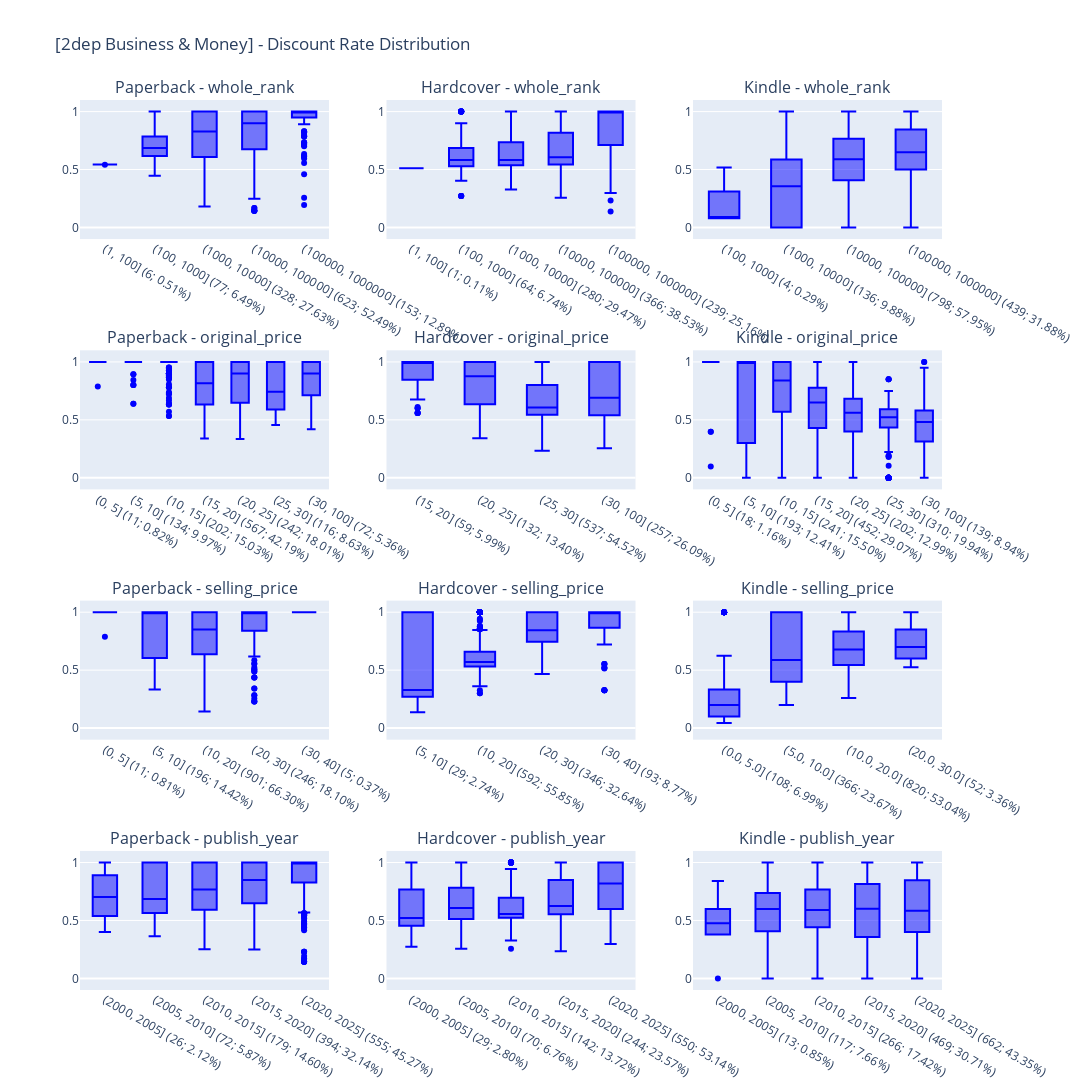

Source (notebook cell):
### Code cell
import pandas as pd
import plotly.graph_objects as go
from plotly.subplots import make_subplots

# 給定的變量和數據框架
publishers = ["HarperCollins", "Little, Brown and Company", "Tor Books", "Doubleday", "Bloomsbury Publishing"]
formats = ["Paperback", "Hardcover", "Kindle"]
features = ["category_rank", "whole_rank", "original_price", "publish_year"]
bins_ranges = {
    "whole_rank": [1, 100, 1000, 10000, 100000, 1000000, 10000000, 100000000],
    "original_price": [0, 5, 10, 15, 20, 25, 30, 100],
    "selling_price": [0, 5, 10, 20, 30, 40, 100],
    "publish_year": [0, 1990, 1995, 2000, 2005, 2010, 2015, 2020, 2025],
}


# 新的plot_pattern函數
def plot_pattern(data: pd.DataFrame, data_name: str):
    # 定義4行3列，每列表示一個格式，每行表示不同的特性
    fig = make_subplots(rows=4, cols=3, subplot_titles=[f"{format} - {feature}" for feature in ["whole_rank", "original_price", "selling_price", "publish_year"] for format in formats])

    col = 1
    for format in formats:
        row = 1
        data_format = data[data["format"] == format]
        for feature in ["whole_rank", "original_price", "selling_price", "publish_year"]:
            # 計算IQR
            Q1 = data_format[feature].quantile(0.25)
            Q3 = data_format[feature].quantile(0.75)
            IQR = Q3 - Q1

            # 去除極端值
            filtered_data = data_format[(data_format[feature] >= Q1 - 1.5 * IQR) & (data_format[feature] <= Q3 + 1.5 * IQR)].dropna(subset=[feature, "discount_rate"])

            bins = pd.cut(filtered_data[feature], bins=bins_ranges[feature])
            for bin in bins.unique().sort_values():
                bin_data = filtered_data[bins == bin]["discount_rate"]
                bin_count = len(bin_data)
                bin_percentage = bin_count / len(filtered_data) * 100
                fig.add_trace(go.Box(y=bin_data, name=f"{str(bin)} ({bin_count}; {bin_percentage:.2f}%)", marker_color="blue"), row=row, col=col)
            row += 1
        col += 1

    # 調整整體布局
    fig.update_yaxes(range=[-0.1, 1.1])
    fig.update_layout(height=1200, width=1200, title_text=f"{data_name} - Discount Rate Distribution", showlegend=False)
    fig.write_image("0624_figs/discount_rate distribution.svg")
    fig.show()


plot_pattern(data_2dep_biz, "[2dep Business & Money]")

### Figure 1 — Plotly figure (JSON) as saved in the notebook; plotly's stock layout.template omitted (floating-point values rounded to 4 significant figures; data arrays with more than 128 entries replaced by an {"elided": "..."} marker saying what was removed)
{"data": [{"marker": {"color": "blue"}, "name": "(1, 100] (6; 0.51%)", "type": "box", "xaxis": "x", "y": [0.5419, 0.5433, 0.5433, 0.5433, 0.5433, 0.5433], "yaxis": "y"}, {"marker": {"color": "blue"}, "name": "(100, 1000] (77; 6.49%)", "type": "box", "xaxis": "x", "y": [0.7504, 0.7504, 1, 1, 1, 0.918, 0.65, 0.65, 1, 0.7999, 0.7999, 0.7999, 0.7999, 1, 1, 0.584, 0.6314, 0.6314, 0.8829, 0.6848, 0.6848, 0.5986, 0.6163, 0.6163, 0.7221, 0.7221, 0.7809, 0.7809, 0.7809, 0.5876, 0.5876, 0.5876, 0.5876, 0.6495, 0.6495, 0.6495, 0.6163, 0.6163, 0.6163, 0.6783, 0.6783, 0.5143, 0.5143, 0.5143, 0.5986, 0.5986, 0.5986, 0.6918, 0.6918, 0.6918, 0.9, 0.9, 0.9, 0.6918, 0.6918, 0.6918, 0.6918, 0.6918, 0.9, 0.9, 0.9, 0.918, 0.4455, 0.5132, 0.5132, 0.7513, 0.7513, 0.613, 0.5757, 0.6396, 0.5757, 0.6396, 0.6353, 0.7504, 0.6495, 0.6521, 0.7367], "yaxis": "y"}, {"marker": {"color": "blue"}, "name": "(1000, 10000] (328; 27.63%)", "type": "box", "xaxis": "x", "y": {"elided": "328 float values"}, "yaxis": "y"}, {"marker": {"color": "blue"}, "name": "(10000, 100000] (623; 52.49%)", "type": "box", "xaxis": "x", "y": {"elided": "623 float values"}, "yaxis": "y"}, {"marker": {"color": "blue"}, "name": "(100000, 1000000] (153; 12.89%)", "type": "box", "xaxis": "x", "y": {"elided": "153 float values"}, "yaxis": "y"}, {"marker": {"color": "blue"}, "name": "(0, 5] (11; 0.82%)", "type": "box", "xaxis": "x4", "y": [1, 1, 1, 1, 1, 1, 0.7888, 1, 1, 1, 1], "yaxis": "y4"}, {"marker": {"color": "blue"}, "name": "(5, 10] (134; 9.97%)", "type": "box", "xaxis": "x4", "y": {"elided": "134 float values"}, "yaxis": "y4"}, {"marker": {"color": "blue"}, "name": "(10, 15] (202; 15.03%)", "type": "box", "xaxis": "x4", "y": {"elided": "202 float values"}, "yaxis": "y4"}, {"marker": {"color": "blue"}, "name": "(15, 20] (567; 42.19%)", "type": "box", "xaxis": "x4", "y": {"elided": "567 float values"}, "yaxis": "y4"}, {"marker": {"color": "blue"}, "name": "(20, 25] (242; 18.01%)", "type": "box", "xaxis": "x4", "y": {"elided": "242 float values"}, "yaxis": "y4"}, {"marker": {"color": "blue"}, "name": "(25, 30] (116; 8.63%)", "type": "box", "xaxis": "x4", "y": [0.5389, 1, 1, 1, 0.5283, 1, 1, 0.7707, 0.713, 0.7741, 1, 0.7258, 0.7258, 0.9493, 0.5799, 0.5799, 0.7765, 0.7765, 0.5969, 1, 1, 1, 1, 1, 1, 1, 0.9002, 0.9002, 0.508, 0.508, 0.508, 0.5476, 0.5476, 0.5476, 0.5476, 0.9002, 0.9002, 1, 0.9002, 0.9002, 0.6307, 0.6307, 0.6307, 0.6918, 0.6918, 0.6918, 1, 1, 0.9, 1, 1, 1, 1, 0.6918, 0.6918, 0.6918, 0.6918, 0.6918, 1, 0.6962, 1, 0.7826, 0.9253, 1, 1, 0.62, 0.7353, 1, 0.5765, 1, 1, 1, 0.6712, 0.6749, 1, 1, 0.6295, 0.6152, 0.9107, 0.5476, 0.5476, 0.6591, 0.6591, 0.6855, 0.5498, 0.5534, 0.6307, 0.5534, 0.4558, 0.4558, 0.5332, 0.5332, 0.5332, 0.7499, 1, 1, 0.5516, 1, 1, 0.5785, 0.5785, 0.7084, 0.4927, 0.5476, 0.7084, 0.7766, 0.5785, 0.6743, 0.8035, 0.9372, 0.7549, 0.8559, 0.8713, 0.5014, 0.8833, 1], "yaxis": "y4"}, {"marker": {"color": "blue"}, "name": "(30, 100] (72; 5.36%)", "type": "box", "xaxis": "x4", "y": [0.6012, 0.6012, 0.6012, 0.6012, 0.5703, 0.5703, 1, 1, 1, 1, 0.6175, 1, 1, 0.6285, 0.8999, 0.8999, 0.6805, 1, 1, 0.9359, 0.9359, 0.9359, 0.8933, 0.8933, 0.7172, 0.7172, 0.7172, 0.7172, 0.7172, 1, 1, 1, 1, 1, 0.4183, 0.9537, 0.677, 1, 0.9002, 0.7119, 0.7119, 1, 1, 0.95, 0.95, 0.7278, 0.7278, 0.7278, 0.7278, 1, 1, 0.7737, 1, 1, 1, 1, 1, 1, 0.7924, 0.6211, 0.6211, 0.8283, 0.7911, 0.6476, 0.5856, 0.95, 1, 0.6946, 0.8999, 0.6683, 0.95, 1], "yaxis": "y4"}, {"marker": {"color": "blue"}, "name": "(0, 5] (11; 0.81%)", "type": "box", "xaxis": "x7", "y": [1, 1, 1, 1, 1, 1, 0.7888, 1, 1, 1, 1], "yaxis": "y7"}, {"marker": {"color": "blue"}, "name": "(5, 10] (196; 14.42%)", "type": "box", "xaxis": "x7", "y": {"elided": "196 float values"}, "yaxis": "y7"}, {"marker": {"color": "blue"}, "name": "(10, 20] (901; 66.30%)", "type": "box", "xaxis": "x7", "y": {"elided": "901 float values"}, "yaxis": "y7"}, {"marker": {"color": "blue"}, "name": "(20, 30] (246; 18.10%)", "type": "box", "xaxis": "x7", "y": {"elided": "246 float values"}, "yaxis": "y7"}, {"marker": {"color": "blue"}, "name": "(30, 40] (5; 0.37%)", "type": "box", "xaxis": "x7", "y": [1, 1, 1, 1, 1], "yaxis": "y7"}, {"marker": {"color": "blue"}, "name": "(2000, 2005] (26; 2.12%)", "type": "box", "xaxis": "x10", "y": [0.5389, 0.4002, 0.7337, 0.6909, 0.6909, 1, 1, 0.508, 0.508, 0.508, 0.7145, 0.7145, 0.7445, 0.8999, 0.8908, 0.6093, 1, 0.7383, 0.8983, 0.4558, 0.4558, 0.8823, 1, 0.5785, 0.5785, 0.5785], "yaxis": "y10"}, {"marker": {"color": "blue"}, "name": "(2005, 2010] (72; 5.87%)", "type": "box", "xaxis": "x10", "y": [0.5498, 1, 0.6068, 0.6053, 0.5632, 0.4396, 0.4396, 0.7809, 0.7809, 0.7809, 0.5078, 0.5078, 0.5641, 0.5641, 0.5969, 1, 1, 1, 0.5806, 0.5806, 0.6242, 0.6777, 0.4396, 0.5904, 0.6375, 0.6375, 0.6375, 0.6918, 0.6918, 0.6918, 1, 1, 1, 0.615, 0.615, 1, 1, 0.3643, 0.4183, 0.677, 0.6918, 0.6918, 0.6918, 0.6918, 0.6918, 1, 1, 0.57, 0.555, 0.6962, 0.6348, 0.8873, 0.4727, 0.4727, 0.4727, 0.7737, 1, 1, 0.7251, 0.4585, 1, 0.5478, 1, 1, 1, 1, 0.795, 0.6353, 0.8413, 0.4629, 0.5128, 1], "yaxis": "y10"}, {"marker": {"color": "blue"}, "name": "(2010, 2015] (179; 14.60%)", "type": "box", "xaxis": "x10", "y": {"elided": "179 float values"}, "yaxis": "y10"}, {"marker": {"color": "blue"}, "name": "(2015, 2020] (394; 32.14%)", "type": "box", "xaxis": "x10", "y": {"elided": "394 float values"}, "yaxis": "y10"}, {"marker": {"color": "blue"}, "name": "(2020, 2025] (555; 45.27%)", "type": "box", "xaxis": "x10", "y": {"elided": "555 float values"}, "yaxis": "y10"}, {"marker": {"color": "blue"}, "name": "(1, 100] (1; 0.11%)", "type": "box", "xaxis": "x2", "y": [0.5107], "yaxis": "y2"}, {"marker": {"color": "blue"}, "name": "(100, 1000] (64; 6.74%)", "type": "box", "xaxis": "x2", "y": [1, 0.5736, 1, 1, 1, 1, 0.785, 0.67, 0.67, 0.5225, 1, 1, 0.4281, 0.4281, 0.4281, 0.5596, 0.5596, 0.6097, 0.6097, 1, 1, 0.5332, 0.6711, 0.6711, 0.6163, 0.6163, 0.5797, 0.5797, 0.5736, 1, 0.5854, 0.5997, 0.4489, 0.4489, 0.579, 0.579, 0.579, 0.6999, 0.6999, 0.6999, 1, 0.2722, 0.2722, 0.2722, 0.2722, 0.579, 0.579, 0.579, 0.579, 0.9, 0.6445, 0.4167, 0.4167, 0.545, 0.6063, 0.6063, 0.6063, 0.6711, 0.6711, 0.5332, 0.5189, 0.5189, 0.456, 0.4036], "yaxis": "y2"}, {"marker": {"color": "blue"}, "name": "(1000, 10000] (280; 29.47%)", "type": "box", "xaxis": "x2", "y": {"elided": "280 float values"}, "yaxis": "y2"}, {"marker": {"color": "blue"}, "name": "(10000, 100000] (366; 38.53%)", "type": "box", "xaxis": "x2", "y": {"elided": "366 float values"}, "yaxis": "y2"}, {"marker": {"color": "blue"}, "name": "(100000, 1000000] (239; 25.16%)", "type": "box", "xaxis": "x2", "y": {"elided": "239 float values"}, "yaxis": "y2"}, {"marker": {"color": "blue"}, "name": "(15, 20] (59; 5.99%)", "type": "box", "xaxis": "x5", "y": [1, 1, 1, 1, 1, 0.7838, 0.6098, 1, 1, 1, 0.6747, 1, 1, 1, 1, 0.5595, 0.5595, 0.5595, 0.847, 0.847, 1, 1, 1, 0.8687, 0.7999, 0.7999, 0.5594, 1, 1, 0.8451, 0.8451, 1, 0.599, 1, 1, 1, 1, 1, 1, 1, 0.8819, 1, 1, 1, 0.9444, 1, 1, 1, 1, 0.6001, 1, 0.9345, 1, 1, 0.7504, 0.752, 0.9251, 1, 1], "yaxis": "y5"}, {"marker": {"color": "blue"}, "name": "(20, 25] (132; 13.40%)", "type": "box", "xaxis": "x5", "y": {"elided": "132 float values"}, "yaxis": "y5"}, {"marker": {"color": "blue"}, "name": "(25, 30] (537; 54.52%)", "type": "box", "xaxis": "x5", "y": {"elided": "537 float values"}, "yaxis": "y5"}, {"marker": {"color": "blue"}, "name": "(30, 100] (257; 26.09%)", "type": "box", "xaxis": "x5", "y": {"elided": "257 float values"}, "yaxis": "y5"}, {"marker": {"color": "blue"}, "name": "(5, 10] (29; 2.74%)", "type": "box", "xaxis": "x8", "y": [1, 1, 1, 1, 1, 0.2733, 1, 1, 0.2558, 0.2558, 0.2675, 0.6241, 0.6241, 1, 0.2722, 0.2722, 0.2722, 0.2722, 0.2563, 0.1368, 0.2967, 0.2336, 0.5658, 0.2659, 0.3569, 0.6241, 0.3293, 0.3409, 0.2968], "yaxis": "y8"}, {"marker": {"color": "blue"}, "name": "(10, 20] (592; 55.85%)", "type": "box", "xaxis": "x8", "y": {"elided": "592 float values"}, "yaxis": "y8"}, {"marker": {"color": "blue"}, "name": "(20, 30] (346; 32.64%)", "type": "box", "xaxis": "x8", "y": {"elided": "346 float values"}, "yaxis": "y8"}, {"marker": {"color": "blue"}, "name": "(30, 40] (93; 8.77%)", "type": "box", "xaxis": "x8", "y": [1, 1, 0.875, 1, 1, 1, 1, 0.8621, 1, 0.5149, 1, 1, 1, 1, 1, 1, 1, 1, 1, 1, 1, 1, 1, 1, 0.7819, 1, 0.7814, 0.7814, 0.7814, 1, 1, 1, 1, 1, 1, 1, 1, 1, 1, 1, 1, 1, 1, 1, 0.5537, 0.5537, 0.5212, 0.5212, 1, 1, 1, 0.9, 0.327, 0.327, 0.327, 0.327, 0.327, 0.8093, 1, 0.8222, 0.8222, 1, 0.7517, 1, 1, 1, 1, 0.8677, 0.8189, 1, 1, 1, 1, 1, 1, 0.9271, 0.5537, 1, 1, 1, 1, 1, 1, 1, 1, 1, 0.9, 1, 0.9286, 0.7219, 0.833, 1, 1], "yaxis": "y8"}, {"marker": {"color": "blue"}, "name": "(2000, 2005] (29; 2.80%)", "type": "box", "xaxis": "x11", "y": [1, 1, 1, 1, 0.6007, 0.2733, 0.5258, 0.5258, 1, 0.4489, 0.4489, 0.5205, 0.5205, 0.5205, 0.5205, 0.5205, 0.5205, 0.5205, 1, 0.2722, 0.2722, 0.2722, 0.2722, 0.4866, 0.565, 1, 0.69, 0.456, 0.544], "yaxis": "y11"}, {"marker": {"color": "blue"}, "name": "(2005, 2010] (70; 6.76%)", "type": "box", "xaxis": "x11", "y": [0.6388, 1, 1, 0.4281, 0.4281, 0.4281, 1, 0.5517, 0.5517, 0.6494, 1, 0.5764, 0.5335, 0.5335, 0.485, 0.8745, 0.8745, 0.8745, 0.7426, 0.7426, 0.7426, 0.6474, 0.5126, 0.5126, 0.5126, 0.5126, 0.7814, 0.7814, 0.7814, 0.5528, 0.5528, 0.2558, 0.2558, 1, 1, 0.5406, 0.5406, 0.6397, 0.6397, 0.3947, 0.643, 0.6893, 0.5552, 0.6661, 0.5552, 0.4694, 1, 0.3981, 0.3981, 0.3981, 0.6904, 0.2967, 0.7241, 0.3, 0.6562, 0.752, 0.5189, 0.5189, 1, 0.5563, 1, 0.65, 0.3617, 0.6577, 0.8012, 0.5143, 0.5143, 0.4681, 1, 1], "yaxis": "y11"}, {"marker": {"color": "blue"}, "name": "(2010, 2015] (142; 13.72%)", "type": "box", "xaxis": "x11", "y": {"elided": "142 float values"}, "yaxis": "y11"}, {"marker": {"color": "blue"}, "name": "(2015, 2020] (244; 23.57%)", "type": "box", "xaxis": "x11", "y": {"elided": "244 float values"}, "yaxis": "y11"}, {"marker": {"color": "blue"}, "name": "(2020, 2025] (550; 53.14%)", "type": "box", "xaxis": "x11", "y": {"elided": "550 float values"}, "yaxis": "y11"}, {"marker": {"color": "blue"}, "name": "(100, 1000] (4; 0.29%)", "type": "box", "xaxis": "x3", "y": [0.5181, 0.0796, 0.0796, 0.1031], "yaxis": "y3"}, {"marker": {"color": "blue"}, "name": "(1000, 10000] (136; 9.88%)", "type": "box", "xaxis": "x3", "y": {"elided": "136 float values"}, "yaxis": "y3"}, {"marker": {"color": "blue"}, "name": "(10000, 100000] (798; 57.95%)", "type": "box", "xaxis": "x3", "y": {"elided": "798 float values"}, "yaxis": "y3"}, {"marker": {"color": "blue"}, "name": "(100000, 1000000] (439; 31.88%)", "type": "box", "xaxis": "x3", "y": {"elided": "439 float values"}, "yaxis": "y3"}, {"marker": {"color": "blue"}, "name": "(0, 5] (18; 1.16%)", "type": "box", "xaxis": "x6", "y": [1, 1, 1, 1, 0.398, 0.398, 1, 1, 1, 1, 1, 1, 1, 1, 1, 0.0982, 1, 1], "yaxis": "y6"}, {"marker": {"color": "blue"}, "name": "(5, 10] (193; 12.41%)", "type": "box", "xaxis": "x6", "y": {"elided": "193 float values"}, "yaxis": "y6"}, {"marker": {"color": "blue"}, "name": "(10, 15] (241; 15.50%)", "type": "box", "xaxis": "x6", "y": {"elided": "241 float values"}, "yaxis": "y6"}, {"marker": {"color": "blue"}, "name": "(15, 20] (452; 29.07%)", "type": "box", "xaxis": "x6", "y": {"elided": "452 float values"}, "yaxis": "y6"}, {"marker": {"color": "blue"}, "name": "(20, 25] (202; 12.99%)", "type": "box", "xaxis": "x6", "y": {"elided": "202 float values"}, "yaxis": "y6"}, {"marker": {"color": "blue"}, "name": "(25, 30] (310; 19.94%)", "type": "box", "xaxis": "x6", "y": {"elided": "310 float values"}, "yaxis": "y6"}, {"marker": {"color": "blue"}, "name": "(30, 100] (139; 8.94%)", "type": "box", "xaxis": "x6", "y": {"elided": "139 float values"}, "yaxis": "y6"}, {"marker": {"color": "blue"}, "name": "(0.0, 5.0] (108; 6.99%)", "type": "box", "xaxis": "x9", "y": [0.05827, 0.2503, 1, 0.1848, 1, 1, 1, 0.4995, 0.2618, 0.3631, 0.1817, 0.2495, 0.0796, 0.0796, 0.2674, 0.2674, 0.4002, 0.0991, 0.0991, 0.0991, 0.0991, 0.0991, 0.0991, 0.0991, 0.06604, 0.06604, 0.2591, 0.2591, 0.2591, 0.06604, 0.06604, 0.06604, 0.2937, 0.2937, 0.398, 0.398, 1, 1, 0.1759, 0.1759, 0.08543, 0.08543, 0.1328, 0.1277, 0.1277, 0.1277, 0.1525, 1, 1, 0.07926, 0.07926, 0.1196, 1, 0.3329, 0.2984, 0.2855, 0.2855, 0.06613, 0.06613, 0.2937, 0.6245, 0.4169, 0.07076, 0.2626, 0.4413, 0.4413, 0.2993, 0.2993, 0.2993, 0.04306, 0.04306, 0.1597, 0.1196, 1, 1, 0.1196, 0.2632, 0.2632, 0.192, 1, 0.454, 1, 0.1783, 0.4995, 0.187, 0.06604, 0.06604, 0.06604, 0.1246, 0.0991, 0.0991, 0.2674, 0.2618, 0.08543, 0.3329, 0.1031, 0.0982, 0.05528, 1, 0.1171, 0.1995, 0.1995, 0.06604, 0.2496, 0.3329, 1, 0.3329, 0.06604], "yaxis": "y9"}, {"marker": {"color": "blue"}, "name": "(5.0, 10.0] (366; 23.67%)", "type": "box", "xaxis": "x9", "y": {"elided": "366 float values"}, "yaxis": "y9"}, {"marker": {"color": "blue"}, "name": "(10.0, 20.0] (820; 53.04%)", "type": "box", "xaxis": "x9", "y": {"elided": "820 float values"}, "yaxis": "y9"}, {"marker": {"color": "blue"}, "name": "(20.0, 30.0] (52; 3.36%)", "type": "box", "xaxis": "x9", "y": [0.6832, 0.6168, 0.6997, 0.6002, 1, 0.6002, 0.808, 0.808, 1, 1, 0.5959, 0.5959, 0.5959, 0.5959, 0.5948, 0.5776, 0.5776, 0.8359, 0.6, 1, 0.6002, 0.808, 0.808, 0.6662, 0.8511, 0.8511, 0.8511, 0.6766, 0.6999, 0.6999, 0.6458, 0.7499, 0.7332, 0.7351, 1, 1, 1, 0.6999, 1, 0.5806, 0.9, 0.5249, 0.5249, 0.6484, 1, 0.6999, 0.6766, 1, 0.6002, 0.5344, 0.7221, 0.8333], "yaxis": "y9"}, {"marker": {"color": "blue"}, "name": "nan (0; 0.00%)", "type": "box", "xaxis": "x9", "y": [], "yaxis": "y9"}, {"marker": {"color": "blue"}, "name": "(2000, 2005] (13; 0.85%)", "type": "box", "xaxis": "x12", "y": [0.3798, 0.5398, 0.3897, 0, 0.5974, 0.4964, 0.6, 0.6, 0.4757, 0.8399, 0.3798, 0.3798, 0.3798], "yaxis": "y12"}, {"marker": {"color": "blue"}, "name": "(2005, 2010] (117; 7.66%)", "type": "box", "xaxis": "x12", "y": [0.7777, 0.4996, 0.6387, 0.4067, 0.4067, 0.4067, 0.4072, 0.4072, 1, 0.6495, 0.6495, 0.6495, 0.5894, 0.5894, 0.4997, 0.4997, 0.5206, 0.7327, 1, 0.6517, 0.6517, 0.1759, 0.1759, 0.5765, 0.6999, 0.6999, 0.6999, 0.7451, 0.7451, 0.7363, 0.7363, 0.7363, 0.5936, 0.5905, 0.5894, 0.5996, 0.6498, 0.7641, 0.7641, 0.7641, 0.7641, 0.6498, 0.6498, 0.6498, 0, 0, 0, 0, 0, 0, 0, 0.8495, 0.6, 0.6, 0, 0, 0.6851, 0.6851, 0.6851, 0.3997, 0.3997, 0.5891, 0.5891, 0.5659, 0.5659, 0.4207, 0.4207, 0.7995, 0.7995, 0.6122, 0.5415, 0.7995, 0, 0, 1, 0.37, 0.37, 0.6341, 0.6535, 0.5215, 0.7999, 0, 0.6341, 1, 1, 1, 0.6248, 0.609, 0, 0.7221, 0.7221, 0.5888, 0.6106, 0.5806, 0.1246, 0.4824, 0, 0, 0, 0.6498, 1, 1, 0.7999, 1, 0.5565, 1, 0.7641, 0.7307, 0.7363, 0.5169, 1, 0.5698, 0.5356, 0.4813, 0.4059, 1, 0.3744], "yaxis": "y12"}, {"marker": {"color": "blue"}, "name": "(2010, 2015] (266; 17.42%)", "type": "box", "xaxis": "x12", "y": {"elided": "266 float values"}, "yaxis": "y12"}, {"marker": {"color": "blue"}, "name": "(2015, 2020] (469; 30.71%)", "type": "box", "xaxis": "x12", "y": {"elided": "469 float values"}, "yaxis": "y12"}, {"marker": {"color": "blue"}, "name": "(2020, 2025] (662; 43.35%)", "type": "box", "xaxis": "x12", "y": {"elided": "662 float values"}, "yaxis": "y12"}], "layout": {"annotations": [{"font": {"size": 16}, "showarrow": false, "text": "Paperback - whole_rank", "x": 0.1444, "xanchor": "center", "xref": "paper", "y": 1, "yanchor": "bottom", "yref": "paper"}, {"font": {"size": 16}, "showarrow": false, "text": "Hardcover - whole_rank", "x": 0.5, "xanchor": "center", "xref": "paper", "y": 1, "yanchor": "bottom", "yref": "paper"}, {"font": {"size": 16}, "showarrow": false, "text": "Kindle - whole_rank", "x": 0.8556, "xanchor": "center", "xref": "paper", "y": 1, "yanchor": "bottom", "yref": "paper"}, {"font": {"size": 16}, "showarrow": false, "text": "Paperback - original_price", "x": 0.1444, "xanchor": "center", "xref": "paper", "y": 0.7188, "yanchor": "bottom", "yref": "paper"}, {"font": {"size": 16}, "showarrow": false, "text": "Hardcover - original_price", "x": 0.5, "xanchor": "center", "xref": "paper", "y": 0.7188, "yanchor": "bottom", "yref": "paper"}, {"font": {"size": 16}, "showarrow": false, "text": "Kindle - original_price", "x": 0.8556, "xanchor": "center", "xref": "paper", "y": 0.7188, "yanchor": "bottom", "yref": "paper"}, {"font": {"size": 16}, "showarrow": false, "text": "Paperback - selling_price", "x": 0.1444, "xanchor": "center", "xref": "paper", "y": 0.4375, "yanchor": "bottom", "yref": "paper"}, {"font": {"size": 16}, "showarrow": false, "text": "Hardcover - selling_price", "x": 0.5, "xanchor": "center", "xref": "paper", "y": 0.4375, "yanchor": "bottom", "yref": "paper"}, {"font": {"size": 16}, "showarrow": false, "text": "Kindle - selling_price", "x": 0.8556, "xanchor": "center", "xref": "paper", "y": 0.4375, "yanchor": "bottom", "yref": "paper"}, {"font": {"size": 16}, "showarrow": false, "text": "Paperback - publish_year", "x": 0.1444, "xanchor": "center", "xref": "paper", "y": 0.1562, "yanchor": "bottom", "yref": "paper"}, {"font": {"size": 16}, "showarrow": false, "text": "Hardcover - publish_year", "x": 0.5, "xanchor": "center", "xref": "paper", "y": 0.1562, "yanchor": "bottom", "yref": "paper"}, {"font": {"size": 16}, "showarrow": false, "text": "Kindle - publish_year", "x": 0.8556, "xanchor": "center", "xref": "paper", "y": 0.1562, "yanchor": "bottom", "yref": "paper"}], "height": 1200, "showlegend": false, "title": {"text": "[2dep Business & Money] - Discount Rate Distribution"}, "width": 1200, "xaxis": {"anchor": "y", "domain": [0, 0.2889]}, "xaxis10": {"anchor": "y10", "domain": [0, 0.2889]}, "xaxis11": {"anchor": "y11", "domain": [0.3556, 0.6444]}, "xaxis12": {"anchor": "y12", "domain": [0.7111, 1]}, "xaxis2": {"anchor": "y2", "domain": [0.3556, 0.6444]}, "xaxis3": {"anchor": "y3", "domain": [0.7111, 1]}, "xaxis4": {"anchor": "y4", "domain": [0, 0.2889]}, "xaxis5": {"anchor": "y5", "domain": [0.3556, 0.6444]}, "xaxis6": {"anchor": "y6", "domain": [0.7111, 1]}, "xaxis7": {"anchor": "y7", "domain": [0, 0.2889]}, "xaxis8": {"anchor": "y8", "domain": [0.3556, 0.6444]}, "xaxis9": {"anchor": "y9", "domain": [0.7111, 1]}, "yaxis": {"anchor": "x", "domain": [0.8438, 1], "range": [-0.1, 1.1]}, "yaxis10": {"anchor": "x10", "domain": [0, 0.1562], "range": [-0.1, 1.1]}, "yaxis11": {"anchor": "x11", "domain": [0, 0.1562], "range": [-0.1, 1.1]}, "yaxis12": {"anchor": "x12", "domain": [0, 0.1562], "range": [-0.1, 1.1]}, "yaxis2": {"anchor": "x2", "domain": [0.8438, 1], "range": [-0.1, 1.1]}, "yaxis3": {"anchor": "x3", "domain": [0.8438, 1], "range": [-0.1, 1.1]}, "yaxis4": {"anchor": "x4", "domain": [0.5625, 0.7188], "range": [-0.1, 1.1]}, "yaxis5": {"anchor": "x5", "domain": [0.5625, 0.7188], "range": [-0.1, 1.1]}, "yaxis6": {"anchor": "x6", "domain": [0.5625, 0.7188], "range": [-0.1, 1.1]}, "yaxis7": {"anchor": "x7", "domain": [0.2812, 0.4375], "range": [-0.1, 1.1]}, "yaxis8": {"anchor": "x8", "domain": [0.2812, 0.4375], "range": [-0.1, 1.1]}, "yaxis9": {"anchor": "x9", "domain": [0.2812, 0.4375], "range": [-0.1, 1.1]}}}
